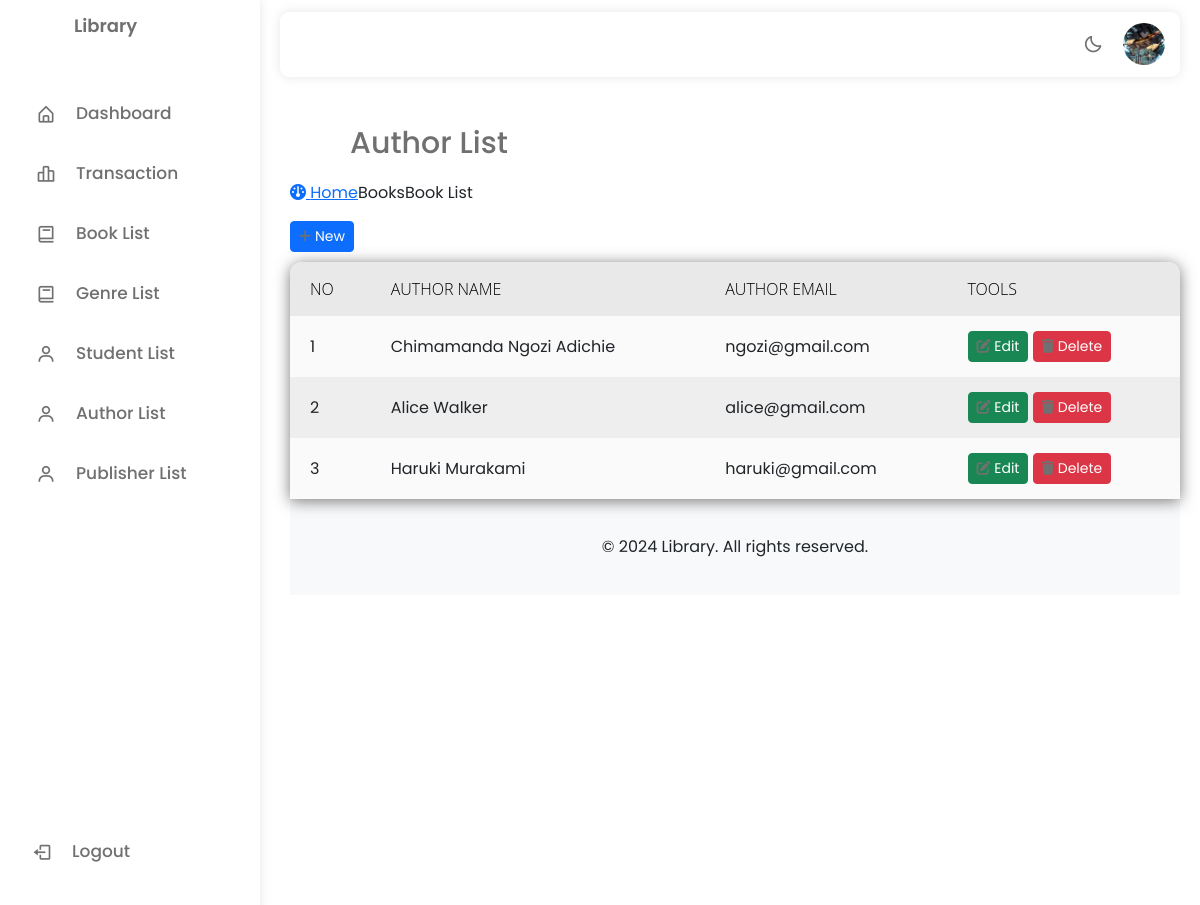
The app's page /admin/author.php (signed in) with its own data.
### tables this page shows
CREATE TABLE `penulis` (
  `id_penulis` int(11) NOT NULL,
  `nama_penulis` varchar(100) DEFAULT NULL,
  `email_penulis` varchar(100) DEFAULT NULL
);

### admin/author.php (the view, shortened to what this page needs)
<!DOCTYPE html>
<html lang="en">
<head>
    <link rel="stylesheet" href="https://cdnjs.cloudflare.com/ajax/libs/font-awesome/6.0.0-beta3/css/all.min.css">
</head>
<body>
<?php
        include "includes/test2.php";
    ?>
<div class="main-content">
<div class="content-wrapper">
    <section class="content-header">
        <h1>
            Author List
        </h1>
        <ol class="breadcrumb">
            <li><a href="#"><i class="fa fa-dashboard"></i> Home</a></li>
            <li>Books</li>
            <li class="active">Book List</li>
        </ol>
    </section>
    <section class="content">
        <div class="color">
        <div class="row">
            <div class="col-xs-12">
                <div class="box">
                    <div class="box-header with-border">
                    <a href="#" id="openAddModal" class="btn btn-primary btn-sm btn-flat" data-bs-toggle="modal" data-bs-target="#exampleModal">
                        <i class="fa fa-plus"></i> New
                        </a>
                    </div>
                    <div class="box-body">
                        <table class="bordered-table">
                            <thead>
                                <th>No</th>
                                <th>Author Name</th>
                                <th>Author Email</th>
                                <th>Tools</th>
                            </thead>
                            <tbody>
                            <?php
include "includes/conn.php";
$records_per_page = 5;
$page = isset($_GET['page']) && is_numeric($_GET['page']) ? $_GET['page'] : 1;
$offset = ($page - 1) * $records_per_page;
$no = $offset + 1;
$sql = mysqli_query($koneksi, "SELECT * FROM penulis LIMIT $offset, $records_per_page");
$total_records_query = mysqli_query($koneksi, "SELECT COUNT(*) FROM penulis");
$total_records = mysqli_fetch_array($total_records_query)[0];
if ($total_records > 0) {
    while ($data = mysqli_fetch_assoc($sql)) {
        echo "<tr>
                <td scope='row'>" . $no++ . "</td>
                <td class='author-name'>" . $data['nama_penulis'] . "</td>
                <td class='author-email'>" . $data['email_penulis'] . "</td>
                <td>
                    <button class='btn btn-success btn-sm edit btn-flat' data-id='" . $data['id_penulis'] . "' data-bs-toggle='modal' data-bs-target='#exampleModalEdit'><i class='fa fa-edit'></i> Edit</button>
                    <a href='author_delete.php?action=delete&id=" . $data['id_penulis'] . "' class='btn btn-danger btn-sm delete btn-flat' onclick='return confirm(\"Are you sure you want to delete this author?\")'><i class='fa fa-trash'></i> Delete</a>
                </td>
            </tr>";
    }
} else {
    echo "<tr><td colspan='4'>No authors found.</td></tr>";
}
echo "</tbody>
    </table>
</div>";
?>
                </div>
            </div>
        </div>
        </div>
    </section>
    <?php
    include "../includes2/footer.php";
?>
</div>
</div>
</body>
</html>

### assets/css/menubar.css (style rules this page uses)
* { margin: 0; padding: 0; box-sizing: border-box; font-family: 'Poppins', sans-serif; }
:root { --body-color: #f5f5f9; --sidebar-color: #ffffff; --primary-color: #696cff; --primary-color-light: #F6F5FF; --toggle-color: #DDD; --text-color: #707070; --tran-03: all 0.2s ease; --tran-03: all 0.3s ease; --tran-04: all 0.3s ease; --tran-05: all 0.3s ease; }
body { min-height: 100vh; background-color: var(--body-color); transition: var(--tran-05); }
.content i { color: var(--text-color); cursor: pointer; }
.main-content { position: absolute; top: 113px; left: 290px; height: 100vh; width: calc(100% - 310px); transition: var(--tran-05); }
.main-content h1 { font-size: 30px; font-weight: 500; color: var(--text-color); padding: 12px 60px; }
* { margin:0; padding: 0; outline: 0; }
table { width: 100%; border-collapse: collapse; border-spacing: 0; box-shadow: 0 2px 15px rgba(64,64,64,.7); border-radius: 12px 12px 0 0; overflow: hidden; }
td , th { padding: 15px 20px; }
th { background-color: #a19b9b2f; color: black; font-family: 'Open Sans',Sans-serif; font-weight: 200; text-transform: uppercase; }
tr { width: 100%; background-color: #fafafa; font-family: 'Montserrat', sans-serif; }
tr:nth-child(even) { background-color: #eeeeee; }

### admin/author.php (style rules this page uses)
.box-body { margin-top:10px; }

### admin/includes/test2.php (style rules this page uses)
body { background-color: #f5f5f9; }

### records on screen
penulis: nama_penulis "Chimamanda Ngozi Adichie", email_penulis "ngozi@gmail.com"
penulis: nama_penulis "Alice Walker", email_penulis "alice@gmail.com"
penulis: nama_penulis "Haruki Murakami", email_penulis "haruki@gmail.com"
